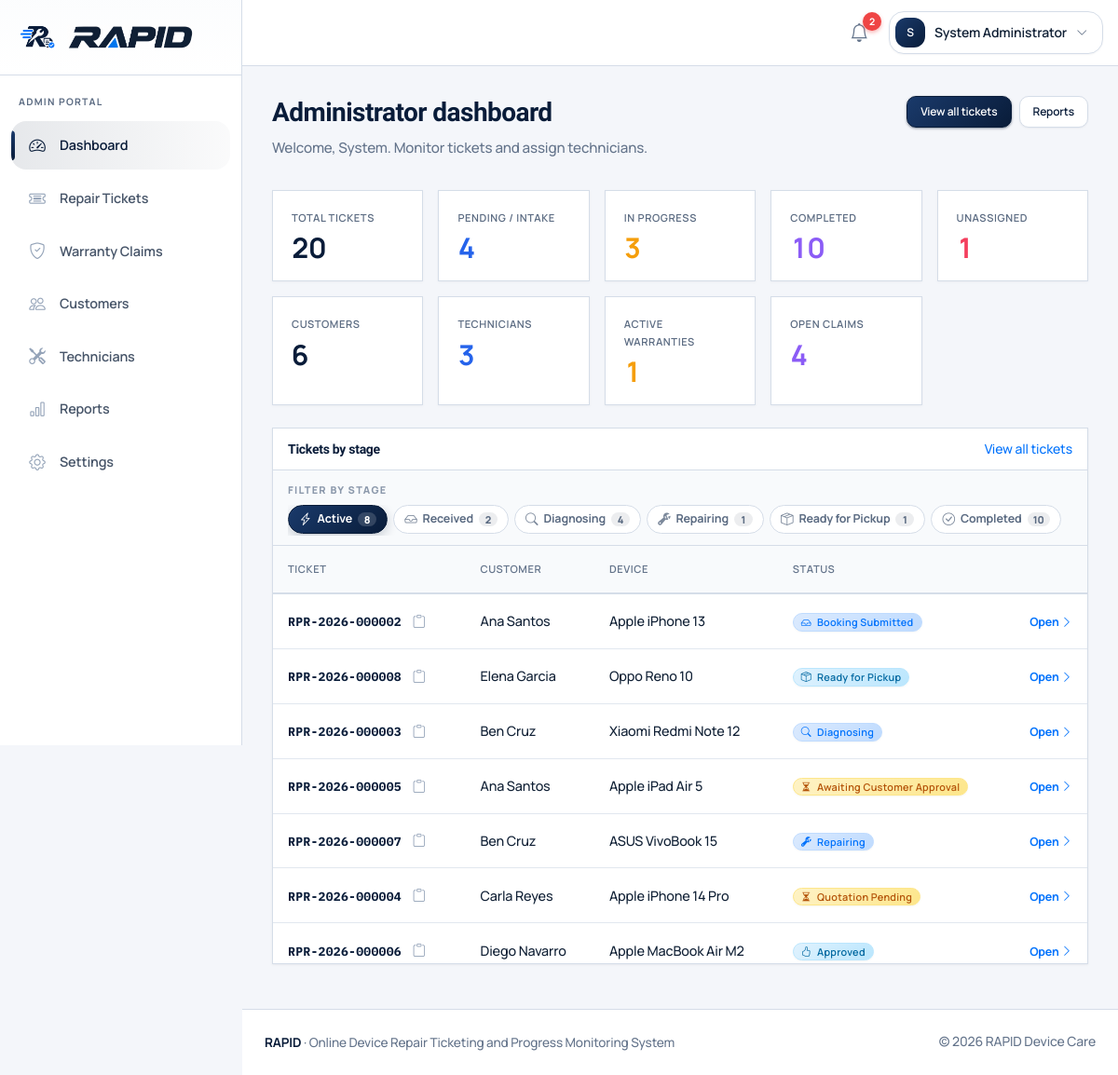
Page /admin/ (signed in) on the committed database.
### tables this page shows
CREATE TABLE `users` (
  `id` INT UNSIGNED NOT NULL AUTO_INCREMENT COMMENT 'Unique ID of the user',
  `role` ENUM('admin', 'technician', 'customer') NOT NULL COMMENT 'Role of the user in the RAPID system',
  `first_name` VARCHAR(100) NOT NULL COMMENT 'First name of the user',
  `last_name` VARCHAR(100) NOT NULL COMMENT 'Last name of the user',
  `email` VARCHAR(190) NOT NULL COMMENT 'Email address used to log in',
  `phone` VARCHAR(30) DEFAULT NULL COMMENT 'Contact number of the user',
  `password` VARCHAR(255) NOT NULL COMMENT 'Hashed password of the user',
  `status` ENUM('active', 'inactive') NOT NULL DEFAULT 'active' COMMENT 'Account status of the user',
  `created_at` DATETIME NOT NULL DEFAULT CURRENT_TIMESTAMP COMMENT 'Date and time the user was created',
  `updated_at` DATETIME NOT NULL DEFAULT CURRENT_TIMESTAMP ON UPDATE CURRENT_TIMESTAMP COMMENT 'Date and time the user was last updated',
  PRIMARY KEY (`id`),
  UNIQUE KEY `uq_users_email` (`email`),
  KEY `idx_users_role` (`role`),
  KEY `idx_users_status` (`status`)
);

CREATE TABLE `repair_tickets` (
  `id` INT UNSIGNED NOT NULL AUTO_INCREMENT COMMENT 'Unique ID of the repair ticket',
  `ticket_number` VARCHAR(30) NOT NULL COMMENT 'Public tracking number of the ticket',
  `customer_id` INT UNSIGNED NOT NULL COMMENT 'Customer who requested the repair',
  `device_id` INT UNSIGNED NOT NULL COMMENT 'Device attached to the ticket',
  `assigned_technician_id` INT UNSIGNED DEFAULT NULL COMMENT 'Technician assigned to the ticket',
  `problem_description` TEXT NOT NULL COMMENT 'Reported problem of the device',
  `current_status` ENUM(
    'booking_submitted',
    'received',
    'diagnosing',
    'quotation_pending',
    'awaiting_approval',
    'approved',
    'repairing',
    'ready_for_pickup',
    'completed',
    'declined',
    'cancelled'
  ) NOT NULL DEFAULT 'booking_submitted' COMMENT 'Current repair status of the ticket',
  `priority` ENUM('low', 'normal', 'high', 'urgent') NOT NULL DEFAULT 'normal' COMMENT 'Priority level of the ticket',
  `appointment_date` DATETIME DEFAULT NULL COMMENT 'Scheduled appointment date of the ticket',
  `received_at` DATETIME DEFAULT NULL COMMENT 'Date and time the device was received',
  `completed_at` DATETIME DEFAULT NULL COMMENT 'Date and time the repair was completed',
  `estimated_completion` DATETIME DEFAULT NULL COMMENT 'Estimated completion date of the repair',
  `created_at` DATETIME NOT NULL DEFAULT CURRENT_TIMESTAMP COMMENT 'Date and time the ticket was created',
  `updated_at` DATETIME NOT NULL DEFAULT CURRENT_TIMESTAMP ON UPDATE CURRENT_TIMESTAMP COMMENT 'Date and time the ticket was last updated',
  PRIMARY KEY (`id`),
  UNIQUE KEY `uq_tickets_number` (`ticket_number`),
  KEY `idx_tickets_customer` (`customer_id`),
  KEY `idx_tickets_device` (`device_id`),
  KEY `idx_tickets_technician` (`assigned_technician_id`),
  KEY `idx_tickets_status` (`current_status`),
  KEY `idx_tickets_priority` (`priority`),
  KEY `idx_tickets_created` (`created_at`),
  CONSTRAINT `fk_tickets_customer` FOREIGN KEY (`customer_id`) REFERENCES `customers` (`id`) ON DELETE RESTRICT,
  CONSTRAINT `fk_tickets_device` FOREIGN KEY (`device_id`) REFERENCES `devices` (`id`) ON DELETE RESTRICT,
  CONSTRAINT `fk_tickets_technician` FOREIGN KEY (`assigned_technician_id`) REFERENCES `technicians` (`id`) ON DELETE SET NULL
);

CREATE TABLE `devices` (
  `id` INT UNSIGNED NOT NULL AUTO_INCREMENT COMMENT 'Unique ID of the device',
  `customer_id` INT UNSIGNED NOT NULL COMMENT 'Owner of the device',
  `device_type` VARCHAR(100) NOT NULL COMMENT 'Type of the device',
  `brand` VARCHAR(100) NOT NULL COMMENT 'Brand of the device',
  `model` VARCHAR(150) NOT NULL COMMENT 'Model of the device',
  `serial_number` VARCHAR(150) DEFAULT NULL COMMENT 'Serial number of the device',
  `imei` VARCHAR(50) DEFAULT NULL COMMENT 'IMEI of the device',
  `color` VARCHAR(50) DEFAULT NULL COMMENT 'Color of the device',
  `accessories` TEXT DEFAULT NULL COMMENT 'Accessories received with the device',
  `physical_condition` TEXT DEFAULT NULL COMMENT 'Physical condition of the device',
  `created_at` DATETIME NOT NULL DEFAULT CURRENT_TIMESTAMP COMMENT 'Date and time the device was created',
  `updated_at` DATETIME NOT NULL DEFAULT CURRENT_TIMESTAMP ON UPDATE CURRENT_TIMESTAMP COMMENT 'Date and time the device was last updated',
  PRIMARY KEY (`id`),
  KEY `idx_devices_customer` (`customer_id`),
  KEY `idx_devices_brand_model` (`brand`, `model`),
  CONSTRAINT `fk_devices_customer` FOREIGN KEY (`customer_id`) REFERENCES `customers` (`id`) ON DELETE CASCADE
);

### includes/ui.php (the view, shortened to what the rows shown need)
<?php
function status_icon(string $status): string
{
    switch ($status) {
        case 'completed':
            return 'bi-check-circle-fill';
        case 'ready_for_pickup':
            return 'bi-box-seam';
        case 'repairing':
            return 'bi-wrench-adjustable';
        case 'diagnosing':
            return 'bi-search';
        case 'received':
        case 'booking_submitted':
            return 'bi-inbox';
        case 'quotation_pending':
        case 'awaiting_approval':
            return 'bi-hourglass-split';
        case 'approved':
            return 'bi-hand-thumbs-up';
    }
}
function render_status_badge(string $status): void
{
    echo '<span class="badge-status ' . e(status_badge_class($status)) . '">';
    echo '<i class="bi ' . e(status_icon($status)) . '" aria-hidden="true"></i>';
    echo e(status_label($status));
    echo '</span>';
}
function public_progress_stages(): array
{
    return [
        'received' => [
            'label' => 'Received',
            'icon' => 'bi-inbox',
            'statuses' => ['booking_submitted', 'received'],
        ],
        'diagnosing' => [
            'label' => 'Diagnosing',
            'icon' => 'bi-search',
            'statuses' => ['diagnosing', 'quotation_pending', 'awaiting_approval', 'approved'],
        ],
        'repairing' => [
            'label' => 'Repairing',
            'icon' => 'bi-wrench-adjustable',
            'statuses' => ['repairing'],
        ],
        'ready_for_pickup' => [
            'label' => 'Ready for Pickup',
            'icon' => 'bi-box-seam',
            'statuses' => ['ready_for_pickup'],
        ],
        'completed' => [
            'label' => 'Completed',
            'icon' => 'bi-check-circle',
            'statuses' => ['completed'],
        ],
    ];
}
function public_stage_key(string $status): string
{
    foreach (public_progress_stages() as $key => $stage) {
        if (in_array($status, $stage['statuses'], true)) {
            return $key;
        }
    }
    return $status;
}
function render_ticket_copy_btn(string $ticketNumber): void
{
    echo '<button type="button" class="ticket-copy-btn" data-copy-btn="' . e($ticketNumber) . '" title="Copy ticket number" aria-label="Copy ticket number ' . e($ticketNumber) . '">';
    echo '<i class="bi bi-clipboard" aria-hidden="true"></i>';
    echo '</button>';
}
function render_stage_table(array $tickets, string $detailPath): void
{
    $cols = public_progress_stages();
    $rows = [];
    $counts = ['active' => 0];
    foreach (array_keys($cols) as $key) {
        $counts[$key] = 0;
    }
    foreach ($tickets as $t) {
        $key = public_stage_key((string) $t['current_status']);
        if (!isset($cols[$key])) {
            continue;
        }
        $t['_stage'] = $key;
        $rows[] = $t;
        $counts[$key]++;
        if ($key !== 'completed') {
            $counts['active']++;
        }
    }
    static $boardSeq = 0;
    $boardSeq++;
    $filterName = 'stage-filter-' . $boardSeq;
    $pills = [
        'active' => ['label' => 'Active', 'icon' => 'bi-lightning-charge'],
    ] + $cols;
    echo '<div class="stage-board" data-stage-board>';
    echo '<div class="stage-toolbar">';
    echo '<div class="stage-pills" role="tablist" aria-label="Filter by stage">';
    foreach ($pills as $key => $stage) {
        $id = $filterName . '-' . $key;
        echo '<label class="stage-pill" for="' . e($id) . '">';
        echo '<i class="bi ' . e($stage['icon']) . '" aria-hidden="true"></i>';
        echo '<span>' . e($stage['label']) . '</span>';
        echo '<span class="stage-pill-count">' . (int) $counts[$key] . '</span>';
        echo '</label>';
    }
    echo '</div></div>';
    echo '<div class="stage-table-wrap">';
    echo '<table class="rapid-table stage-table mb-0">';
    echo '<thead><tr><th>Ticket</th><th>Customer</th><th>Device</th><th>Status</th><th></th></tr></thead><tbody>';
    foreach ($rows as $t) {
        $href = url($detailPath . '?id=' . (int) $t['id']);
        $stage = (string) $t['_stage'];
        echo '<tr class="stage-row" data-stage="' . e($stage) . '">';
        echo '<td><span class="ticket-number-cell">';
        echo '<a class="stage-link" href="' . e($href) . '"><span class="stage-ticket">' . e((string) $t['ticket_number']) . '</span>';
        echo '</a>';
        render_ticket_copy_btn((string) $t['ticket_number']);
        echo '</span></td>';
        echo '<td>' . e((string) ($t['customer_name'] ?? '—')) . '</td>';
        echo '<td>' . e(trim(($t['brand'] ?? '') . ' ' . ($t['model'] ?? ''))) . '</td>';
        echo '<td>';
        render_status_badge((string) $t['current_status']);
        echo '</td>';
        echo '<td class="stage-open-cell"><a class="stage-open" href="' . e($href) . '">Open <i class="bi bi-chevron-right" aria-hidden="true"></i></a></td>';
        echo '</tr>';
    }
    echo '</tbody></table></div>';
    echo '</div>';
}

### includes/navbar.php (shortened to what the rows shown need)
<?php
$user = current_user();
$navVariant = $navVariant ?? 'public';
$unreadCount = ($navVariant === 'app' && $user) ? count_unread_notifications((int) $user['id']) : 0;
$fluid = $navVariant === 'app';
$isApp = $navVariant === 'app' && $user;
?>
<nav class="rapid-navbar <?= $isApp ? 'rapid-navbar-app' : 'rapid-navbar-public' ?>">
    <div class="<?= $fluid ? 'container-fluid-rapid' : 'container-rapid' ?>">
        <div class="flex flex-wrap items-center gap-3">
            <?php if ($isApp): ?>
                <div class="flex items-center gap-3 ml-auto">
                    <div class="relative" data-dropdown>
                        <button class="nav-notify" type="button" id="notifyToggle" aria-expanded="false" aria-haspopup="true" title="Notifications" data-dropdown-toggle>
                            <i class="bi bi-bell" aria-hidden="true"></i>
                            <span class="notify-badge <?= $unreadCount > 0 ? '' : 'is-hidden' ?>" id="notifyBadge"><?= $unreadCount > 99 ? '99+' : (int) $unreadCount ?></span>
                        </button>
                    </div>
                    <div class="relative" data-dropdown>
                        <button class="btn-user-menu" type="button" aria-expanded="false" aria-haspopup="true" data-dropdown-toggle>
                            <span class="user-avatar"><?= e(strtoupper(substr($user['first_name'], 0, 1))) ?></span>
                            <span class="hidden md:inline"><?= e($user['first_name'] . ' ' . $user['last_name']) ?></span>
                            <i class="bi bi-chevron-down text-xs text-rapid-muted" aria-hidden="true"></i>
                        </button>
                    </div>
                </div>
            <?php endif; ?>
        </div>
    </div>
</nav>

### admin/index.php (shortened to what the rows shown need)
<?php
require_once __DIR__ . '/../includes/auth.php';
require_role('admin');
$pdo = db();
$board = $pdo->query(
    "SELECT rt.id, rt.ticket_number, rt.current_status, rt.problem_description, d.brand, d.model,
            CONCAT(cu.first_name,' ',cu.last_name) AS customer_name
     FROM repair_tickets rt
     INNER JOIN devices d ON d.id = rt.device_id
     INNER JOIN customers c ON c.id = rt.customer_id
     INNER JOIN users cu ON cu.id = c.user_id
     WHERE rt.current_status NOT IN ('cancelled')
     ORDER BY rt.updated_at DESC
     LIMIT 80"
)->fetchAll();
$navVariant = 'app';
$activeNav = 'dashboard';
require_once __DIR__ . '/../includes/header.php';
require_once __DIR__ . '/../includes/navbar.php';
?>
<div class="app-shell">
    <?php require_once __DIR__ . '/../includes/sidebar.php'; ?>
    <main class="app-main">
        <div class="page-header flex flex-wrap justify-between items-start gap-2">
            <div>
                <h1>Administrator dashboard</h1>
                <p>Welcome, <?= e($user['first_name']) ?>. Monitor tickets and assign technicians.</p>
            </div>
        </div>
        <div class="rapid-card p-0 overflow-hidden mb-4">
            <div class="flex justify-between items-center px-4 py-3 border-b border-rapid-border">
                <h2 class="text-sm font-semibold text-rapid mb-0">Tickets by stage</h2>
            </div>
            <?php if (!$board): ?>
                <?php render_empty_state('No open tickets', 'New bookings will appear here.', url('admin/tickets.php'), 'View tickets', 'bi-kanban'); ?>
            <?php else: ?>
                <?php render_stage_table($board, 'admin/ticket.php'); ?>
            <?php endif; ?>
        </div>
    </main>
</div>
<?php require_once __DIR__ . '/../includes/footer.php'; ?>

### includes/sidebar.php (shortened to what the rows shown need)
<?php
$user = current_user();
$role = $user['role'] ?? '';
$activeNav = $activeNav ?? 'dashboard';
switch ($role) {
    case 'admin':
        $links = [
            ['key' => 'dashboard', 'label' => 'Dashboard', 'href' => 'admin/index.php', 'icon' => 'bi-speedometer2'],
            ['key' => 'tickets', 'label' => 'Repair Tickets', 'href' => 'admin/tickets.php', 'icon' => 'bi-ticket-detailed'],
            ['key' => 'claims', 'label' => 'Warranty Claims', 'href' => 'admin/claims.php', 'icon' => 'bi-shield-check'],
            ['key' => 'customers', 'label' => 'Customers', 'href' => 'admin/customers.php', 'icon' => 'bi-people'],
            ['key' => 'technicians', 'label' => 'Technicians', 'href' => 'admin/technicians.php', 'icon' => 'bi-tools'],
            ['key' => 'reports', 'label' => 'Reports', 'href' => 'admin/reports.php', 'icon' => 'bi-bar-chart'],
            ['key' => 'settings', 'label' => 'Settings', 'href' => 'admin/settings.php', 'icon' => 'bi-gear'],
        ];
        break;
}
?>
<aside class="rapid-sidebar" tabindex="-1" id="appSidebar" aria-label="<?= e(ucfirst($role)) ?> navigation">
    <div class="sidebar-brand">
        <?php
        require __DIR__ . '/brand_lockup.php';
        ?>
    </div>
    <div class="sidebar-role"><?= e($role) ?> portal</div>
    <nav class="sidebar-nav">
        <?php foreach ($links as $link): ?>
            <?php
            $isActive = $activeNav === $link['key'];
            $soon = !empty($link['soon']);
            ?>
            <a class="sidebar-link <?= $isActive ? 'active' : '' ?><?= $soon ? ' is-soon' : '' ?>"
               href="<?= e(url($link['href'])) ?>"
               <?= $isActive ? 'aria-current="page"' : '' ?>
               <?= $soon ? 'title="Coming in the next build step"' : '' ?>>
            </a>
        <?php endforeach; ?>
    </nav>
</aside>

### rows in the picture
users: first_name "S", first_name+last_name "System Administrator", role "ADMIN", first_name "System"
repair_tickets: label "Completed", key "10"
repair_tickets: ticket_number "RPR-2026-000002", customer_name "Ana Santos", device.model "Apple iPhone 13", current_status "Booking Submitted"
repair_tickets: ticket_number "RPR-2026-000008", customer_name "Elena Garcia", device.model "Oppo Reno 10", current_status "Ready for Pickup"
repair_tickets: ticket_number "RPR-2026-000003", customer_name "Ben Cruz", device.model "Xiaomi Redmi Note 12", current_status "Diagnosing"
repair_tickets: ticket_number "RPR-2026-000005", customer_name "Ana Santos", device.model "Apple iPad Air 5", current_status "Awaiting Customer Approval"
repair_tickets: ticket_number "RPR-2026-000007", customer_name "Ben Cruz", device.model "ASUS VivoBook 15", current_status "Repairing"
repair_tickets: ticket_number "RPR-2026-000004", customer_name "Carla Reyes", device.model "Apple iPhone 14 Pro", current_status "Quotation Pending"
repair_tickets: ticket_number "RPR-2026-000006", customer_name "Diego Navarro", device.model "Apple MacBook Air M2", current_status "Approved"

### other values in the picture
$unreadCount "2"
$link['label'] "Dashboard"
$link['label'] "Repair Tickets"
$link['label'] "Warranty Claims"
$link['label'] "Customers"
$link['label'] "Technicians"
$link['label'] "Reports"
$link['label'] "Settings"
$totalTickets "20"
$pending "4"
$inProgress "3"
$completed "10"
$unassigned "1"
$customers "6"
$technicians "3"
